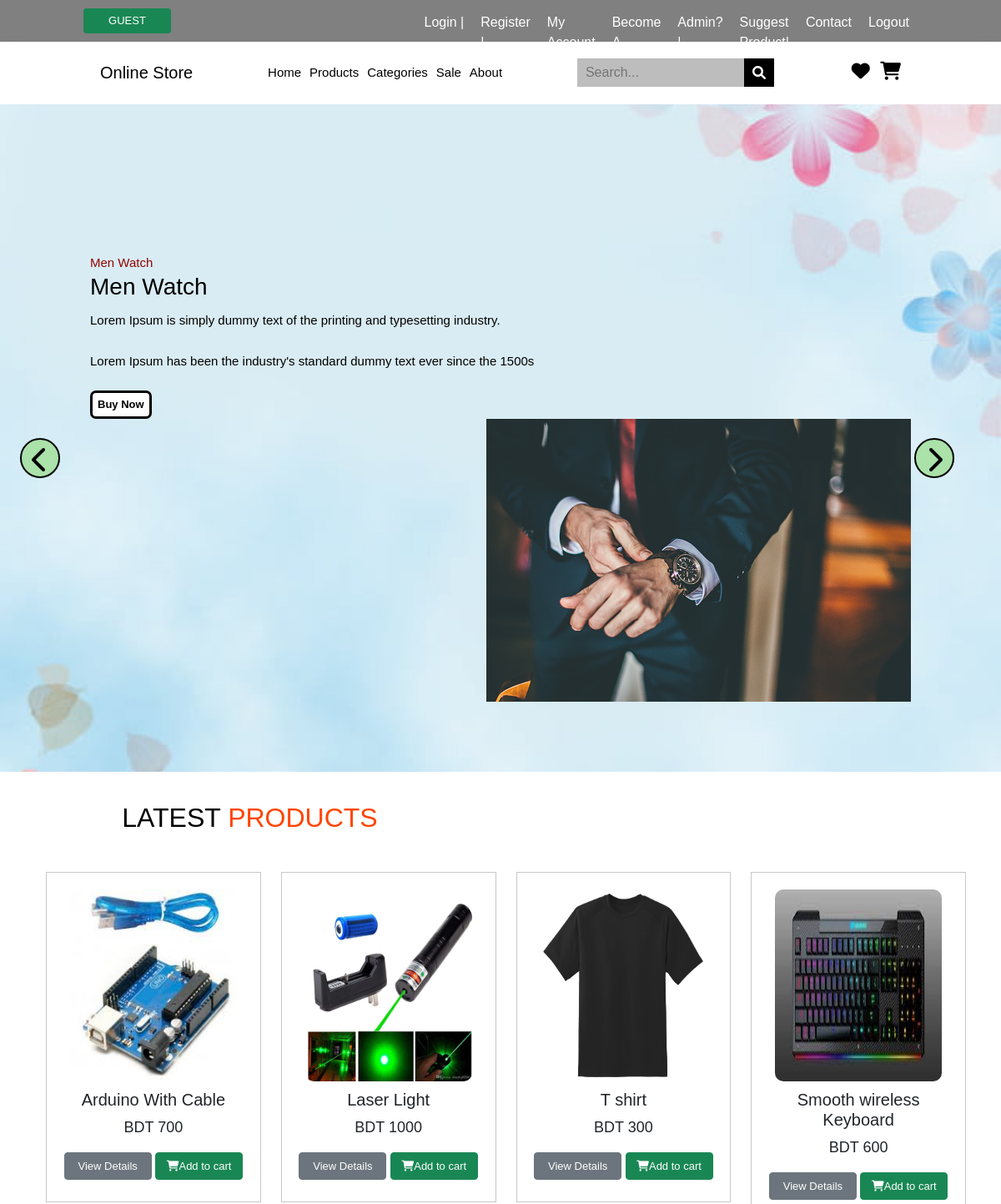
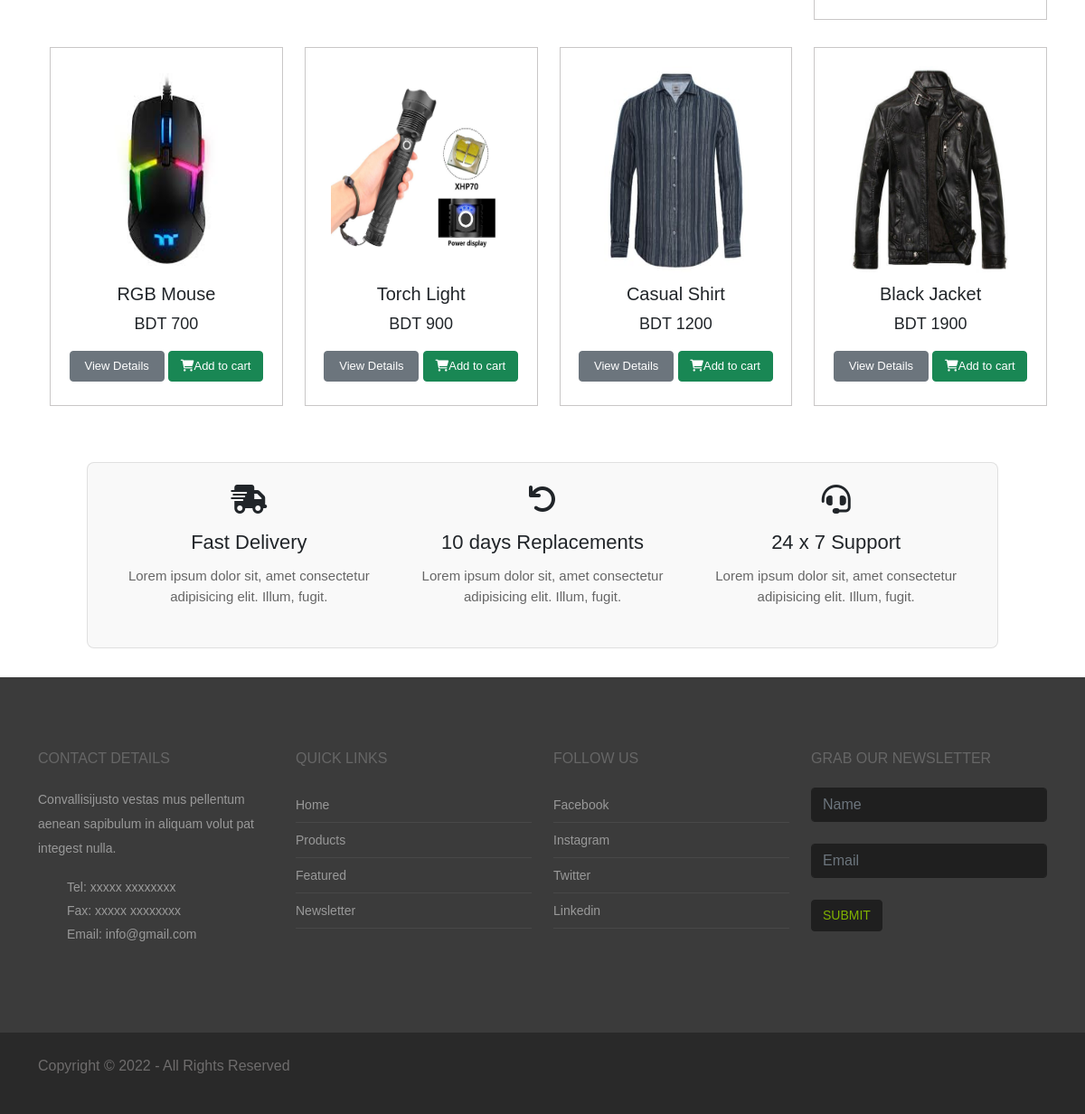
The page / on the database its author committed (2 pictures, top to bottom).
### tables this page shows
CREATE TABLE `products` (
  `product_id` int(11) NOT NULL,
  `name` varchar(100) NOT NULL,
  `description` text NOT NULL,
  `category` varchar(100) NOT NULL,
  `price` int(11) NOT NULL,
  `category_id` int(11) NOT NULL,
  `quantity` int(11) NOT NULL,
  `image` varchar(100) NOT NULL,
  `vendor_id` int(11) NOT NULL,
  `brand` varchar(100) NOT NULL,
  `time_and_date` datetime NOT NULL DEFAULT current_timestamp()
);

### assets/functions/products.php (the view)
<?php
$db = mysqli_connect("localhost","root","","ecommerce");
function getProducts(){
    global $db;
    $get_products= "select * from products order by 1 DESC LIMIT 0,8";
    $run_product= mysqli_query($db,$get_products);
    while($row_product= mysqli_fetch_array($run_product)){
        $product_id = $row_product['product_id'];
        $product_title = $row_product['name'];
        $product_price = $row_product['price'];
        $product_img = $row_product['image'];
        echo"
        <div class='col-lg-3 col-sm-6'>
            <div class='product'>
                <a href='details.php?product_id=$product_id'>
                    <img src='assets/".$product_img."' class='img-res'>
                </a>
                <div class='text'>
                  <h3><a href='details.php?product_id=$product_id'></a>$product_title</h3>
                  <p class='price'>BDT $product_price </p>
                  <p class='buttons'>
                      <a href='details.php?product_id=$product_id' class='btn btn-secondary'>View Details</a>
                      <a href='cart.php?product_id=$product_id'  class='btn btn-success'><i class='fa fa-shopping-cart'></i>Add to cart</a>
                  </p>
               </div>
            </div>
        </div>
        ";
    }
}
?>

### index.php (shortened to what this page needs)
<?php
include("assets/functions/products.php");
?>
<!DOCTYPE html>
<html lang="en">
<head>
    <link rel="stylesheet" href="assets/css/bootstrap.min.css">
    <link rel="stylesheet" href="assets/css/style.css">
    <link rel="stylesheet" href="assets/fontawesome/css/all.css">
</head>
<body>
    <div class="topbar">
        <div class="row">
            <div class="col-lg-5">
              <div class="button">
                <a href="" class="btn btn-success btn-sm"> Guest</a>
              </div>
            </div>
            <div class="col-lg-7">
              <div class="topmenu">
                <ul>
                  <li><a href="login.php">Login<span>&nbsp;|</span></a></li>
                  <li><a href="#">Register <span>|</span></a></li>
                  <li><a href="#">My Account <span>|</span></a></li>
                  <li><a href="busireq.html">Become A Vendor<span>|</span></a></li>
                  <li><a href="adminlogin.html">Admin?<span>|</span></a></li>
                  <li><a href="suggest_product.php">Suggest Product<span>|</span></a></li>
                  <li><a href="#">Contact</a></li>
                  <li><a href="logout.php">Logout</a></li>
                </ul>
              </div>
            </div>
          </div>
    </div>
    <div class="nav">
        <a href="#" class="logo">Online Store</a>
        <nav class="navbar">
            <a href="#">Home</a>
            <a href="#">Products</a>
            <a href="#">Categories</a>
            <a href="#">Sale</a>
            <a href="#">About</a>
        </nav>
        <table>
          <tr>
            <td><input type="text" placeholder="Search..."></td>
            <td><i class="fas fa-search ic"></i></td>
          </tr>
        </table>
        <div class="icons">
          <a href="#" class="fas fa-heart"></a>
          <a href="" class="fas fa-shopping-cart"></a>
        </div>
    </div>
    <section class="home">
      <div class="slide-container active">
        <div class="slide">
          <div class="content">
            <span>Men Watch</span>
            <h3>Men Watch</h3>
            <p>Lorem Ipsum is simply dummy text of the printing and typesetting industry.</p>
            <p>Lorem Ipsum has been the industry's standard dummy text ever since the 1500s</p>
            <a href="" class="buy-btn">Buy Now</a>
          </div>
          <div class="img">
            <img src="assets/images/img2.jpg" alt="" class="watch">
          </div>
        </div>
        </div>
            <div id="previous" class="fas fa-chevron-left" onclick="prev()"></div>
            <div id="next" class=" fas fa-chevron-right" onclick="next()"></div>
    </section>
    <h1 class="heading"> Latest <span>Products</span> </h1>
        <div class="container" id="content">
          <div class="row">
              <?php
                getProducts();
              ?>
          </div>
        </div>
    <section class="service">
      <div class="box-container">
          <div class="box">
              <i class="fas fa-shipping-fast"></i>
              <h3>Fast Delivery</h3>
              <p>Lorem ipsum dolor sit, amet consectetur adipisicing elit. Illum, fugit.</p>
          </div>
          <div class="box">
              <i class="fas fa-undo"></i>
              <h3>10 days Replacements</h3>
              <p>Lorem ipsum dolor sit, amet consectetur adipisicing elit. Illum, fugit.</p>
          </div>
          <div class="box">
              <i class="fas fa-headset"></i>
              <h3>24 x 7 Support</h3>
              <p>Lorem ipsum dolor sit, amet consectetur adipisicing elit. Illum, fugit.</p>
          </div>
      </div>
  </section>
  <?php
  include("assets/includes/footer.php");
  ?>

### assets/includes/footer.php (shortened to what this page needs)
<footer class="footer-area">
    <div class="container">
      <div class="row justify-content-end">
        <div class="col-lg-3 col-md-4">
          <div class="footer">
            <h4>CONTACT DETAILS</h4>
            <p>Convallisijusto vestas mus pellentum aenean sapibulum in aliquam volut pat integest nulla.</p>
            <ul>
              <li><span>Tel</span>: xxxxx xxxxxxxx</li>
              <li><span>Fax</span>: xxxxx xxxxxxxx</li>
              <li><span>Email</span>: info@gmail.com</li>
            </ul>
          </div>
        </div>
        <div class="col-lg-3 col-md-4">
          <div class="footer">
            <h4>QUICK LINKS</h4>
            <div class="card">
              <ul class="list-group list-group-flush">
                <li class="list-group-item"><a href="#">Home</a></li>
                <li class="list-group-item"><a href="#">Products</a></li>
                <li class="list-group-item"><a href="#">Featured</a></li>
                <li class="list-group-item"><a href="#">Newsletter</a></li>
              </ul>
            </div>
          </div>
        </div>
        <div class="col-lg-3 col-md-4">
          <div class="footer">
            <h4>FOLLOW US </h4>
            <div class="card">
              <ul class="list-group list-group-flush">
                <li class="list-group-item"><a href="#">Facebook</a></li>
                <li class="list-group-item"><a href="#">Instagram</a></li>
                <li class="list-group-item"><a href="#">Twitter</a></li>
                <li class="list-group-item"><a href="#">Linkedin</a></li>
              </ul>
            </div>
          </div>
        </div>
        <div class="col-lg-3 col-md-4">
          <div class="footer">
            <h4>GRAB OUR NEWSLETTER</h4>
            <form>
              <div class="form-group">
                <input type="text" class="form-control" placeholder="Name"><br>
              </div>
              <div class="form-group">
                <input type="email" class="form-control" placeholder="Email"><br>
              </div>
              <button type="submit" class="btn btn-primary">Submit</button>
            </form>
          </div>
        </div>
      </div>
    </div>
  </footer>
  <footer class="footer_btm">
    <div class="container">
      <div class="row">
        <div class="col-lg-6 col-md-7">
          <p>Copyright &copy; 2022 - All Rights Reserved</p>
        </div>
      </div>
    </div>
  </footer>
</body>
</html>

### rows shown on the page
products: image (picture), name "Arduino With Cable", price "700"
products: image (picture), name "Laser Light", price "1000"
products: image (picture), name "T shirt", price "300"
products: image (picture), name "Smooth wireless Keyboard", price "600"
products: image (picture), name "RGB Mouse", price "700"
products: image (picture), name "Torch Light", price "900"
products: image (picture), name "Casual Shirt", price "1200"
products: image (picture), name "Black Jacket", price "1900"
